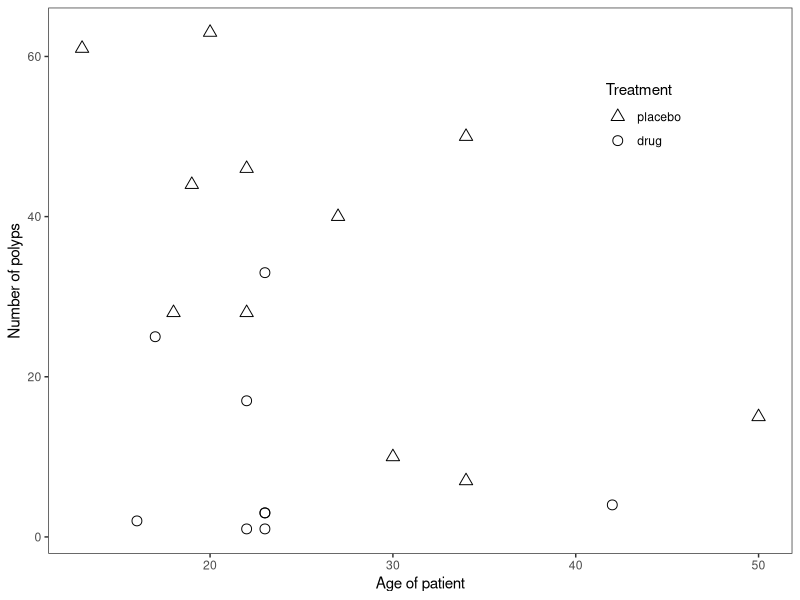

The R source for this figure:
## ---- chunk 1
knitr::opts_chunk$set(echo = TRUE)
## ---- chunk 2
POLYPS <- read.table("data/polyps.txt", header = TRUE, sep = '\t')

# to make sure that the factor is coded as it should be:
POLYPS <- within(POLYPS,
      Treatment <- factor(Treatment, levels = c("placebo", "drug"))
)
str(POLYPS)
# list the whole (small) data:
POLYPS
## ---- chunk 3
library(ggplot2)

p1 <- ggplot(POLYPS, aes(x = Age, y = Number, shape = Treatment))
p2 <- p1 + geom_point(size = 3) + scale_shape_manual(values = c(2,1))
p3 <- p2 + theme_bw() + theme(panel.grid.major = element_blank(),
                              panel.grid.minor = element_blank())
p4 <- p3 + theme(legend.position = c(0.8, 0.8))
p5 <- p4 + scale_y_continuous(name = "Number of polyps") +
           scale_x_continuous(name = "Age of patient")
p5
## ---- chunk 4
polyps_fit1 <- glm(Number ~ Treatment + Age, data = POLYPS,
                   family = poisson(link = "log"))
summary(polyps_fit1)
## ---- chunk 5
polyps_fit2 <- glm(Number ~ Treatment + Age, data = POLYPS,
                   family = quasipoisson(link = "log"))
summary(polyps_fit2)
